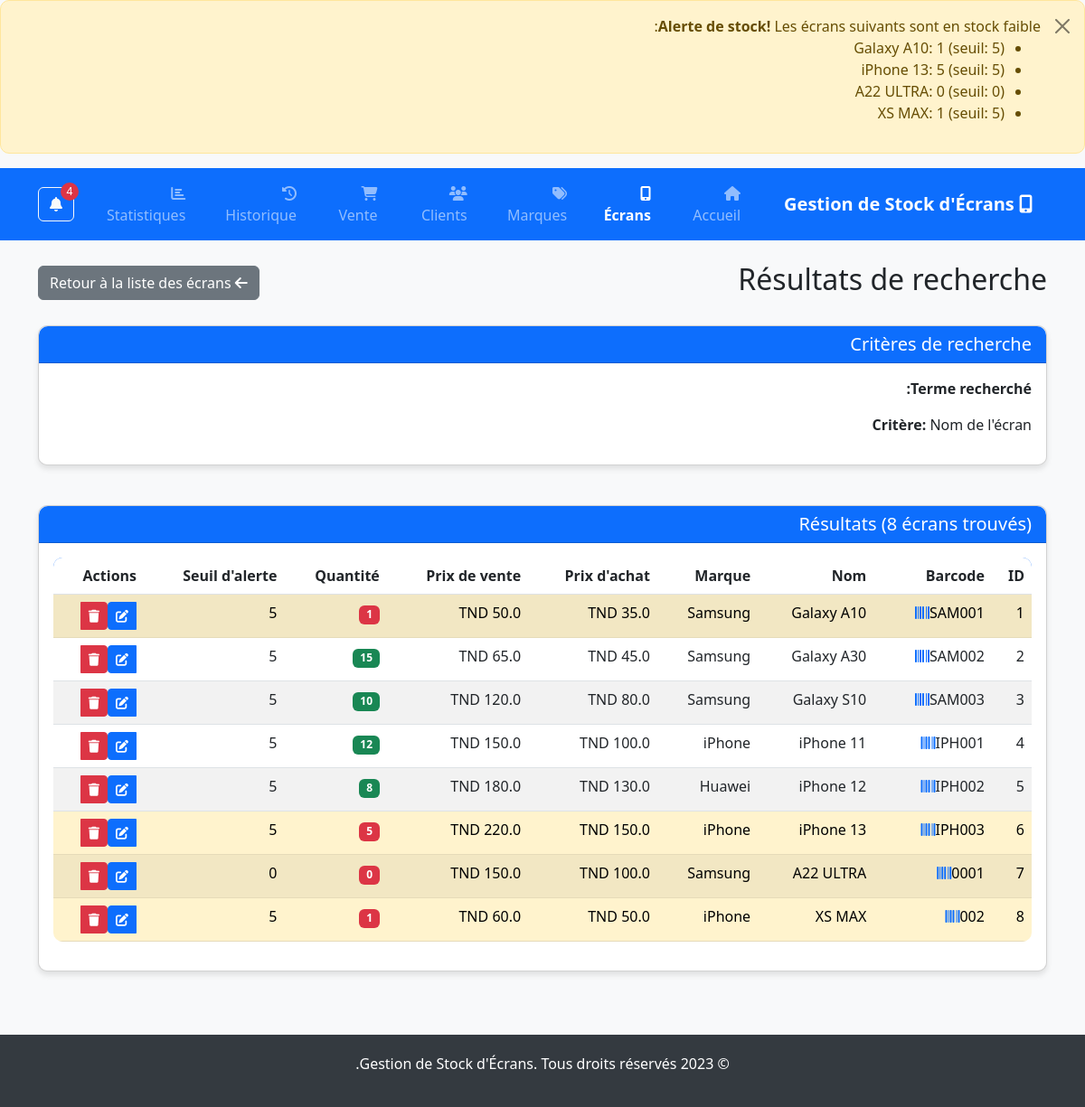
Page /recherche_ecrans on the committed database.
### app.py (models this page shows, shortened)
class Ecran(db.Model):
    id = db.Column(db.Integer, primary_key=True)
    barcode = db.Column(db.String(100), unique=True, nullable=False)
    nom = db.Column(db.String(100), nullable=False)
    prix_achat = db.Column(db.Float, nullable=False)
    prix_vente = db.Column(db.Float, nullable=False)
    quantite = db.Column(db.Integer, nullable=False)
    seuil_alerte = db.Column(db.Integer, default=5)
    marque_id = db.Column(db.Integer, db.ForeignKey('marque.id'), nullable=False)
    ventes = db.relationship('Vente', backref='ecran', lazy=True)
    historiques = db.relationship('Historique', backref='ecran', lazy=True)

class Marque(db.Model):
    id = db.Column(db.Integer, primary_key=True)
    nom = db.Column(db.String(100), unique=True, nullable=False)
    ecrans = db.relationship('Ecran', backref='marque', lazy=True, cascade='all, delete-orphan')

### app.py (the view)
@app.route('/recherche_ecrans')
def recherche_ecrans():
    terme = request.args.get('terme', '')
    critere = request.args.get('critere', 'nom')
    if critere == 'nom':
        ecrans = Ecran.query.filter(Ecran.nom.contains(terme)).all()
    elif critere == 'barcode':
        ecrans = Ecran.query.filter(Ecran.barcode.contains(terme)).all()
    elif critere == 'quantite':
        try:
            quantite = int(terme)
            ecrans = Ecran.query.filter(Ecran.quantite == quantite).all()
        except ValueError:
            ecrans = []
    else:
        ecrans = []
    return render_template('recherche_ecrans.html', ecrans=ecrans, terme=terme, critere=critere)

### templates/recherche_ecrans.html (shortened to what this page needs)
{% extends "base.html" %}
{% block content %}
<div class="row">
    <div class="col-md-12">
        <div class="d-flex justify-content-between align-items-center mb-4">
            <h2>Résultats de recherche</h2>
            <a href="{{ url_for('ecrans') }}" class="btn btn-secondary">
                <i class="fas fa-arrow-left"></i> Retour à la liste des écrans
            </a>
        </div>
    </div>
</div>
<div class="row mb-4">
    <div class="col-md-12">
        <div class="card">
            <div class="card-header">
                <h5 class="mb-0">Critères de recherche</h5>
            </div>
            <div class="card-body">
                <p><strong>Terme recherché:</strong> {{ terme }}</p>
                <p><strong>Critère:</strong>
                    {% if critere == 'nom' %}Nom de l'écran
                    {% elif critere == 'barcode' %}Barcode
                    {% elif critere == 'quantite' %}Quantité en stock
                    {% endif %}
                </p>
            </div>
        </div>
    </div>
</div>
<div class="row">
    <div class="col-md-12">
        <div class="card">
            <div class="card-header">
                <h5 class="mb-0">Résultats ({{ ecrans|length }} écrans trouvés)</h5>
            </div>
            <div class="card-body">
                {% if ecrans %}
                    <div class="table-responsive">
                        <table class="table table-striped table-hover">
                            <thead>
                                <tr>
                                    <th>ID</th>
                                    <th>Barcode</th>
                                    <th>Nom</th>
                                    <th>Marque</th>
                                    <th>Prix d'achat</th>
                                    <th>Prix de vente</th>
                                    <th>Quantité</th>
                                    <th>Seuil d'alerte</th>
                                    <th>Actions</th>
                                </tr>
                            </thead>
                            <tbody>
                                {% for ecran in ecrans %}
                                    <tr class="{{ 'table-warning' if ecran.quantite <= ecran.seuil_alerte }}">
                                        <td>{{ ecran.id }}</td>
                                        <td>
                                            <div class="d-flex align-items-center">
                                                <span>{{ ecran.barcode }}</span>
                                                <a href="{{ url_for('generer_barcode', barcode=ecran.barcode) }}" target="_blank" class="ms-2">
                                                    <i class="fas fa-barcode"></i>
                                                </a>
                                            </div>
                                        </td>
                                        <td>{{ ecran.nom }}</td>
                                        <td>{{ ecran.marque.nom }}</td>
                                        <td>{{ ecran.prix_achat }} TND</td>
                                        <td>{{ ecran.prix_vente }} TND</td>
                                        <td>
                                            <span class="badge {{ 'bg-danger' if ecran.quantite <= ecran.seuil_alerte else 'bg-success' }}">
                                                {{ ecran.quantite }}
                                            </span>
                                        </td>
                                        <td>{{ ecran.seuil_alerte }}</td>
                                        <td>
                                            <div class="btn-group">
                                                <a href="{{ url_for('ecrans') }}" class="btn btn-sm btn-primary">
                                                    <i class="fas fa-edit"></i>
                                                </a>
                                                <a href="{{ url_for('supprimer_ecran', id=ecran.id) }}" class="btn btn-sm btn-danger" onclick="return confirm('Êtes-vous sûr de vouloir supprimer cet écran?')">
                                                    <i class="fas fa-trash"></i>
                                                </a>
                                            </div>
                                        </td>
                                    </tr>
                                {% endfor %}
                            </tbody>
                        </table>
                    </div>
                {% endif %}
            </div>
        </div>
    </div>
</div>
{% endblock %}

### templates/base.html (style rules this page uses)
body { font-family: 'Segoe UI', Tahoma, Geneva, Verdana, sans-serif; background-color: #f8f9fa; }
.card { margin-bottom: 20px; border-radius: 10px; box-shadow: 0 4px 6px rgba(0, 0, 0, 0.1); }
.card-header { background-color: #0d6efd; color: white; font-weight: bold; border-radius: 10px 10px 0 0 !important; }
.btn-primary { background-color: #0d6efd; border-color: #0d6efd; }
.table { background-color: white; border-radius: 10px; overflow: hidden; }
.table thead { background-color: #0d6efd; color: white; }

### rows in the picture
Ecran: id "1", barcode "SAM001", nom "Galaxy A10", marque.nom "Samsung", quantite "1", seuil_alerte "5"
Ecran: id "2", barcode "SAM002", nom "Galaxy A30", marque.nom "Samsung", prix_achat "45.0", quantite "15", seuil_alerte "5"
Ecran: id "3", barcode "SAM003", nom "Galaxy S10", marque.nom "Samsung", quantite "10", seuil_alerte "5"
Ecran: id "4", barcode "IPH001", nom "iPhone 11", marque.nom "iPhone", quantite "12", seuil_alerte "5"
Ecran: id "5", barcode "IPH002", nom "iPhone 12", marque.nom "Huawei", quantite "8", seuil_alerte "5"
Ecran: id "6", barcode "IPH003", nom "iPhone 13", marque.nom "iPhone", quantite "5", seuil_alerte "5"
Ecran: id "7", barcode "0001", nom "A22 ULTRA", marque.nom "Samsung", quantite "0", seuil_alerte "0"
Ecran: id "8", barcode "002", nom "XS MAX", marque.nom "iPhone", quantite "1", seuil_alerte "5"

### other values in the picture
{{ ecrans|length }} "8"
